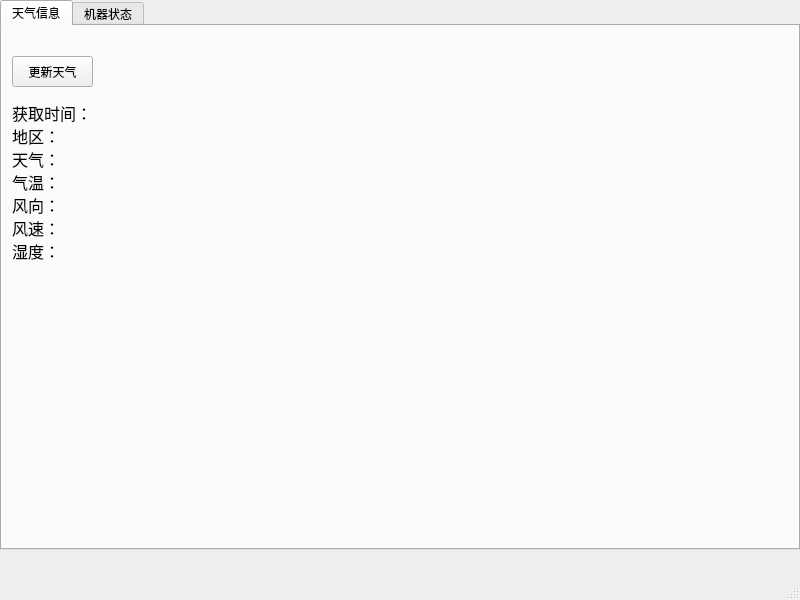
<?xml version="1.0" encoding="UTF-8"?>
<ui version="4.0">
 <class>MainWindow</class>
 <widget class="QMainWindow" name="MainWindow">
  <property name="geometry">
   <rect>
    <x>0</x>
    <y>0</y>
    <width>800</width>
    <height>600</height>
   </rect>
  </property>
  <property name="windowTitle">
   <string>MainWindow</string>
  </property>
  <widget class="QWidget" name="centralwidget">
   <widget class="QTabWidget" name="tabWidget">
    <property name="geometry">
     <rect>
      <x>0</x>
      <y>0</y>
      <width>800</width>
      <height>550</height>
     </rect>
    </property>
    <property name="currentIndex">
     <number>0</number>
    </property>
    <widget class="QWidget" name="WeatherTab">
     <attribute name="title">
      <string>天气信息</string>
     </attribute>
     <widget class="QPushButton" name="UpdateWeather">
      <property name="geometry">
       <rect>
        <x>10</x>
        <y>30</y>
        <width>81</width>
        <height>31</height>
       </rect>
      </property>
      <property name="text">
       <string>更新天气</string>
      </property>
     </widget>
     <widget class="QLabel" name="WeatherInformationText">
      <property name="geometry">
       <rect>
        <x>10</x>
        <y>70</y>
        <width>321</width>
        <height>171</height>
       </rect>
      </property>
      <property name="font">
       <font>
        <family>Adobe Devanagari</family>
        <pointsize>12</pointsize>
       </font>
      </property>
      <property name="text">
       <string>获取时间：
地区：
天气：
气温：
风向：
风速：
湿度：</string>
      </property>
     </widget>
    </widget>
    <widget class="QWidget" name="MachineTab">
     <attribute name="title">
      <string>机器状态</string>
     </attribute>
    </widget>
   </widget>
  </widget>
  <widget class="QMenuBar" name="menubar">
   <property name="geometry">
    <rect>
     <x>0</x>
     <y>0</y>
     <width>800</width>
     <height>22</height>
    </rect>
   </property>
  </widget>
  <widget class="QStatusBar" name="statusbar"/>
 </widget>
 <resources/>
 <connections/>
</ui>
